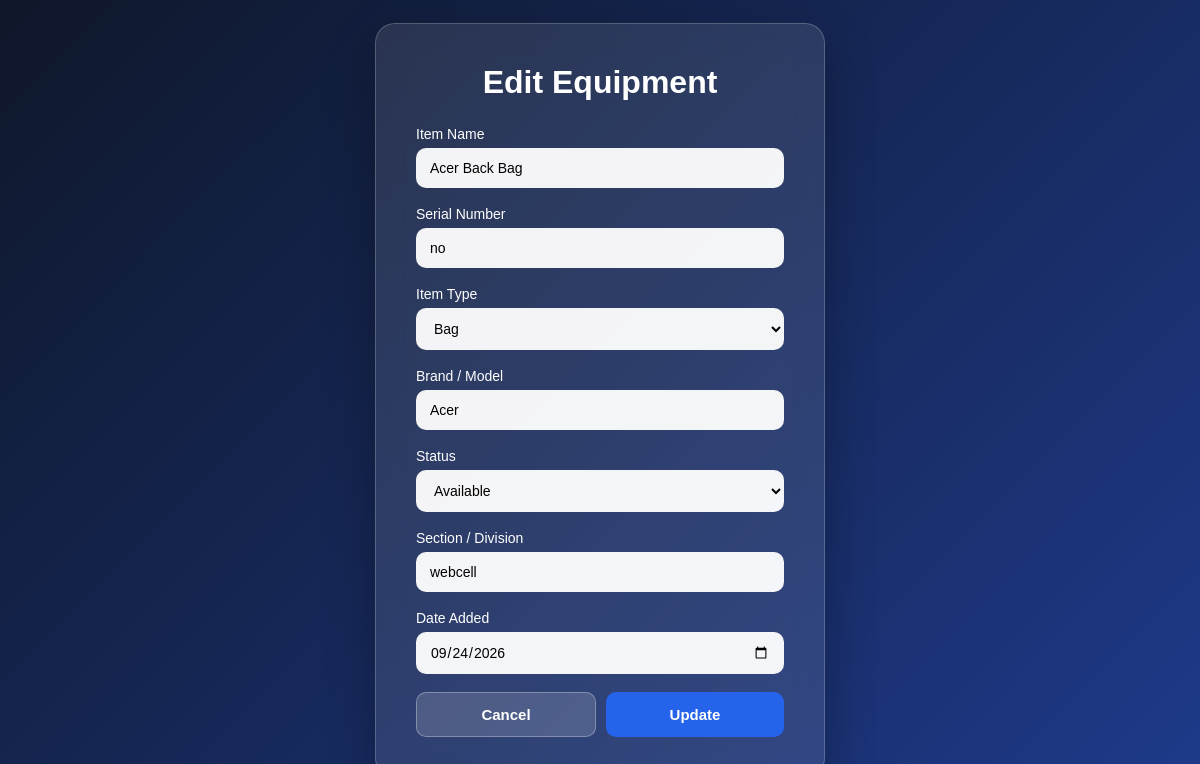
The app's page /edit_equipment.php?id=14 (signed in) with its own data.
### tables this page shows
CREATE TABLE `equipment` (
  `id` int(11) NOT NULL,
  `item_name` varchar(100) NOT NULL DEFAULT '',
  `asset_number` varchar(50) NOT NULL,
  `item_type` varchar(50) NOT NULL,
  `brand_model` varchar(100) NOT NULL,
  `status` enum('Available','Issued','Workshop') NOT NULL DEFAULT 'Available',
  `section_division` varchar(100) NOT NULL,
  `date_added` date NOT NULL,
  `created_at` timestamp NOT NULL DEFAULT current_timestamp()
);

### db.php (called while the page is built, shortened)
<?php
$item_types = [
    "Screw",
    "Converter",
    "Headset",
    "CD",
    "VGA Cards",
    "Web Camera",
    "Bag",
    "HDMI To Display Cable",
    "Laptop",
    "UPS",
    "CPU",
    "Mouse",
    "Keyboard",
    "Monitor",
    "Router",
    "Laptop Charger",
    "VGA Cable",
    "Power cable",
    "External DVD Writer",
    "Monitor Switching Adepter",
    "Power Panel",
    "USB Hub",
    "Mounting Bracket",
    "External HDD Disk",
    "Internet Router",
    "IP CAMERA",
    "Mouse Pad",
];
?>

### edit_equipment.php (the view, shortened to what this page needs)
<?php
require_once "db.php";
$id = (int)($_GET['id'] ?? $_POST['id'] ?? 0);
$stmt = $pdo->prepare("SELECT * FROM equipment WHERE id = ?");
$stmt->execute([$id]);
$item = $stmt->fetch(PDO::FETCH_ASSOC);
?>
<!DOCTYPE html>
<html lang="en">
<head>
</head>
<body>
    <div class="box">
        <h1>Edit Equipment</h1>
        <form method="POST" action="">
            <div class="form-group">
                <label for="item_name">Item Name</label>
                <input type="text" id="item_name" name="item_name" placeholder="e.g. Office CPU 1" value="<?php echo htmlspecialchars($item['item_name'] ?? ''); ?>" required>
            </div>
            <div class="form-group">
                <label for="asset_number">Serial Number</label>
                <input type="text" id="asset_number" name="asset_number" value="<?php echo htmlspecialchars($item['asset_number']); ?>" required>
            </div>
            <div class="form-group">
                <label for="item_type">Item Type</label>
                <select id="item_type" name="item_type" required>
                    <?php foreach ($item_types as $t): ?>
                        <option value="<?php echo htmlspecialchars($t); ?>" <?php echo ($item['item_type'] === $t) ? 'selected' : ''; ?>>
                            <?php echo htmlspecialchars($t); ?>
                        </option>
                    <?php endforeach; ?>
                </select>
            </div>
            <div class="form-group">
                <label for="brand_model">Brand / Model</label>
                <input type="text" id="brand_model" name="brand_model" value="<?php echo htmlspecialchars($item['brand_model']); ?>" required>
            </div>
            <div class="form-group">
                <label for="status">Status</label>
                <select id="status" name="status" required>
                    <option value="Available" <?php echo ($item['status'] === 'Available') ? 'selected' : ''; ?>>Available</option>
                </select>
            </div>
            <div class="form-group">
                <label for="section_division">Section / Division</label>
                <input type="text" id="section_division" name="section_division" value="<?php echo htmlspecialchars($item['section_division']); ?>" required>
            </div>
            <div class="form-group">
                <label for="date_added">Date Added</label>
                <input type="date" id="date_added" name="date_added" value="<?php echo htmlspecialchars($item['date_added']); ?>" required>
            </div>
            <div class="btn-row">
                <a href="equipment.php" class="btn-cancel">Cancel</a>
                <button type="submit">Update</button>
            </div>
        </form>
    </div>
</body>
</html>

### edit_equipment.php (style rules this page uses)
* { margin: 0; padding: 0; box-sizing: border-box; font-family: Arial, sans-serif; }
body { min-height: 100vh; display: flex; justify-content: center; align-items: center; background: linear-gradient(135deg, #0f172a, #1e3a8a); padding: 20px; }
.box { width: 450px; padding: 40px; background: rgba(255, 255, 255, 0.1); backdrop-filter: blur(15px); border-radius: 20px; box-shadow: 0 20px 50px rgba(0, 0, 0, 0.3); border: 1px solid rgba(255, 255, 255, 0.2); }
h1 { color: white; text-align: center; margin-bottom: 25px; }
.form-group { margin-bottom: 18px; }
label { display: block; color: white; margin-bottom: 6px; font-size: 14px; }
input, select { width: 100%; padding: 12px 14px; border: none; border-radius: 10px; outline: none; background: rgba(255, 255, 255, 0.95); font-size: 14px; }
.btn-row { display: flex; gap: 10px; margin-top: 10px; }
button, .btn-cancel { flex: 1; padding: 13px; border: none; border-radius: 10px; font-size: 15px; font-weight: bold; cursor: pointer; text-align: center; text-decoration: none; transition: 0.2s; }
button { background: #2563eb; color: white; }
.btn-cancel { background: rgba(255,255,255,0.15); color: white; border: 1px solid rgba(255,255,255,0.3); }

### records on screen
equipment: item_name "Acer Back Bag", asset_number "no", item_type "Bag", brand_model "Acer", status "Available", section_division "webcell", date_added "09/24/2026"
